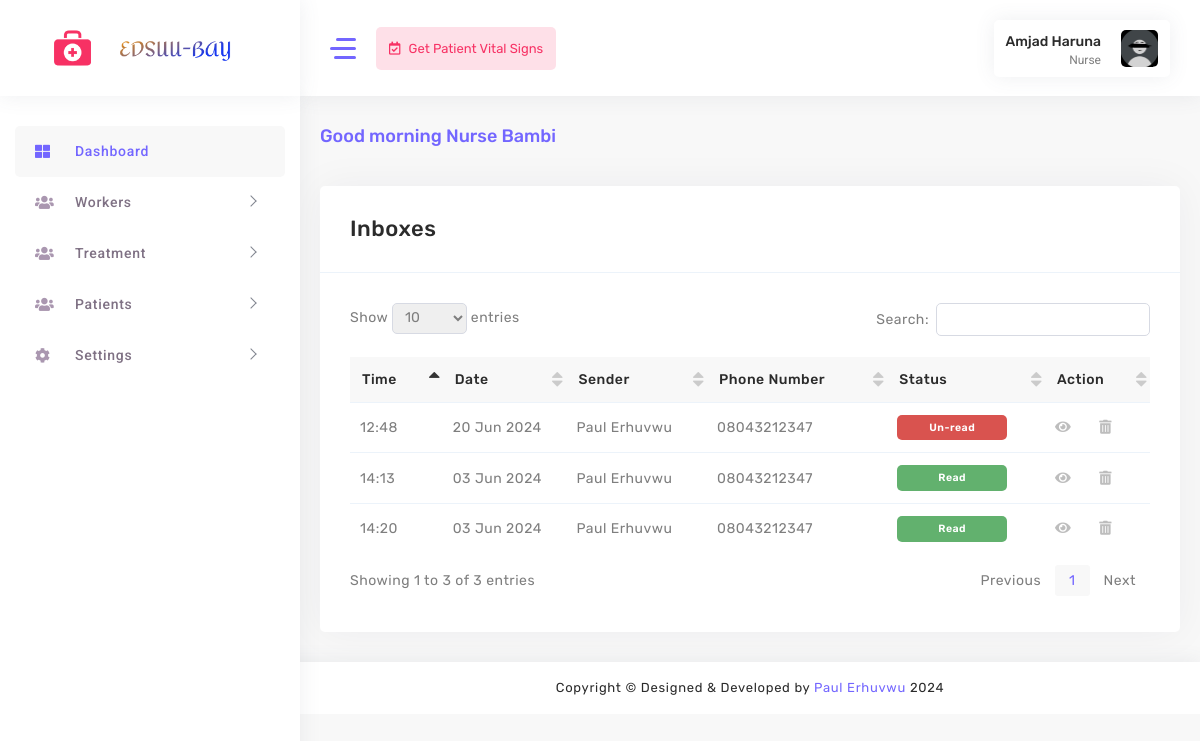
The app's page /nurse/inbox/ (signed in) with its own data.
### accounts/models.py (models this page shows, shortened)
class UserProfile(models.Model):
    USER_ROLES = (
        ('nurse', 'Nurse'),
        ('doctor', 'Doctor'),
    )
    user = models.OneToOneField(User, on_delete=models.CASCADE)
    email = models.EmailField(max_length=30)
    role = models.CharField(max_length=20, choices=USER_ROLES)
    phone_number = models.CharField(max_length=15)
    profile_picture = models.ImageField(upload_to='profile_pictures', blank=True, null=True)
    bio = models.TextField(blank=True, null=True)
    address = models.TextField(blank=True, null=True)
    birthday = models.DateField(blank=True, null=True)

class Message(models.Model):
    sender = models.ForeignKey(Worker, related_name='sent_messages', on_delete=models.CASCADE)
    recipient = models.ForeignKey(Worker, related_name='received_messages', on_delete=models.CASCADE)
    content = models.TextField()
    timestamp = models.DateTimeField(auto_now_add=True)
    read = models.BooleanField(default=False)

class Worker(models.Model):
    user = models.OneToOneField(User, on_delete=models.CASCADE)
    mobile_number = models.CharField(max_length=15, unique=True)
    biography = models.TextField(null=True, blank=True)
    role = models.CharField(max_length=50)

### accounts/views.py (the view)
# urls.py: path("nurse/inbox/", nurse_inbox, name='nurse_inbox'),
@login_required(login_url='/custom_login/')
@role_required('nurse')
def nurse_inbox(request):
    recipient = Worker.objects.get(user=request.user)
    messages_received = Message.objects.filter(recipient=recipient).exclude(sender=recipient)
    return render(request, 'nurse/inbox-nurse.html', {'messages_received': messages_received})

### accounts/views.py (called while the page is built)
def role_required(role):
    def decorator(view_func):
        @wraps(view_func)
        def _wrapped_view(request, *args, **kwargs):
            if request.user.is_authenticated:
                user_profile = UserProfile.objects.get(user=request.user)
                if user_profile.role == role:
                    return view_func(request, *args, **kwargs)
                else:
                    return redirect('error404')  # Update 'error404' with your actual URL name for the error page
            else:
                return redirect('login')
        return _wrapped_view
    return decorator

### accounts/templates/nurse/inbox-nurse.html (shortened to what this page needs)
{% load static %}
<!DOCTYPE html>
<html lang="en">
<head>
    <link rel="stylesheet" href="{% static 'assets/main/css/fonts.css' %}">
    <link rel="stylesheet" href="{% static 'assets/main/css/style.css' %}">
</head>
<body>
    <div id="main-wrapper" class="show">
        <aside class="left-panel nicescroll-box">
            <nav class="navigation">
                <ul class="list-unstyled main-menu">
                    <li class="has-submenu active">
                        <a href="{% url 'homenurse' %}">
                            <i class="fas fa-th-large"></i>
                            <span class="nav-label">Dashboard</span>
                        </a>
                    </li>
                    <li class="has-submenu">
                        <a href="javascript:void()" class="has-arrow mm-collapsed">
                            <i class="fas fa-users"></i>
                            <span class="nav-label">Workers</span>
                        </a>
                    </li>
                    <li class="has-submenu">
                        <a href="javascript:void()" class="has-arrow mm-collapsed">
                            <i class="fas fa-users"></i>
                            <span class="nav-label">Treatment</span>
                        </a>
                    </li>
                    <li class="has-submenu">
                        <a href="javascript:void()" class="has-arrow mm-collapsed">
                            <i class="fas fa-users"></i>
                            <span class="nav-label">Patients</span>
                        </a>
                    </li>
                    <li class="has-submenu">
                        <a href="javascript:void()" class="has-arrow mm-collapsed">
                            <i class="fas fa-cog"></i>
                            <span class="nav-label">Settings</span>
                        </a>
                    </li>
                </ul>
            </nav>
        </aside>
        <div class="nav-header">
            <div class="brand-logo">
                <a href="#"> <img class="logo-tabib" src="{% static 'assets/images/download.png' %}" alt=""></a>
                <a href="#"><img class="brand-title" src="{% static 'assets/images/logo.png' %}" alt=""></a>
            </div>
        </div>
        <div class="header">
            <header class="top-head container-fluid">
                <div class="nav-control">
                    <div class="hamburger">
                        <span class="line"></span><span class="line"></span><span class="line"></span>
                    </div>
                    <div class="left-header content-header__menu">
                        <ul class="list-unstyled">
                            <li class="nav-link btn">
                                <a href="{% url 'vitals' %}"><i class="far fa-calendar-check"></i> <span>Get Patient Vital Signs</span> </a>
                            </li>
                        </ul>
                    </div>
                </div>
                <div class="header-right">
                    <div class="my-account-wrapper widget-7">
                        <div class="account-wrapper">
                            <div class="account-control">
                                <a class="login header-profile" href="#" title="Sign in">
                                    <div class="header-info">
                                        <span style="text-transform: capitalize;">{{ user.get_full_name }}</span>
                                        <small>{{ user.userprofile.get_role_display }}</small>
                                    </div>
                                    <img src="{% if user.userprofile.profile_picture %}{{ user.userprofile.profile_picture.url }}{% else %}{% static 'assets/images/profile.jpg' %}{% endif %}" alt="Profile Picture">
                                </a>
                            </div>
                        </div>
                    </div>
                </div>
            </header>
        </div>
        <div class="content-body">
            <div class="warper container-fluid">
                <div class="row page-titles mx-0">
                    <div class="col-lg-12 p-md-0">
                        <h4 class="text-primary">Good morning <span class="names">Nurse Bambi</span></h4>
                    </div>
                </div>
                <div class="new-patients main_container">
                    <div class="row">
                        <div class="col-md-12">
                            <div class="card shadow">
                                <div class="card-header">
                                    <h4 class="card-title">Inboxes</h4>
                                </div>
                                <div class="card-body">
                                    <div class="table-responsive">
                                        <table id="example1" class="display nowrap">
                                            <thead>
                                                <tr>
                                                    <th>Time</th>
                                                    <th>Date</th>
                                                    <th>Sender</th>
                                                    <th>Phone Number</th>
                                                    <th>Status</th>
                                                    <th>Action</th>
                                                </tr>
                                            </thead>
                                            <tbody>
                                                {% for message in messages_received %}
                                                <tr>
                                                    <td>{{ message.timestamp|time:"H:i" }}</td>
                                                    <td>{{ message.timestamp|date:"d M Y" }}</td>
                                                    <td style="text-transform: capitalize;">{{ message.sender.user.first_name }} {{ message.sender.user.last_name }}</td>
                                                    <td>{{ message.sender.mobile_number }}</td>
                                                    <td class="text-start">
                                                        {% if message.read %}
                                                            <span class="badge badge-primary" style="background-color: #62b16e;">Read</span>
                                                        {% else %}
                                                            <span class="badge badge-secondary" style="background-color: #d9534f;">Un-read</span>
                                                        {% endif %}
                                                    </td>
                                                    <td>
                                                        <a href="{% url 'view_message' message.id %}" class="mr-4 vue">
                                                            <span class="fa fa-eye tbl-eye" aria-hidden="true"></span>
                                                        </a>
                                                        <a href="javascript:void()" class="delet">
                                                            <span class="fas fa-trash-alt tbl-delet"></span>
                                                        </a>
                                                    </td>
                                                </tr>
                                                {% endfor %}
                                            </tbody>
                                        </table>
                                    </div>
                                </div>
                            </div>
                        </div>
                    </div>
                </div>
            </div>
        </div>
        <div class="footer">
            <div class="copyright">
                <p class="mb-0">Copyright © Designed &amp; Developed by <a href="#" target="_blank">Paul Erhuvwu</a>
                    2024
                </p>
            </div>
        </div>
    </div>
</body>
</html>

### records on screen
Message: timestamp "14:13", timestamp "03 Jun 2024", sender.user.first_name "Paul", sender.user.last_name "Erhuvwu", sender.mobile_number "08043212347", read "Read"
Message: timestamp "14:20", timestamp "03 Jun 2024", sender.user.first_name "Paul", sender.user.last_name "Erhuvwu", sender.mobile_number "08043212347", read "Read"
Message: timestamp "12:48", timestamp "20 Jun 2024", sender.user.first_name "Paul", sender.user.last_name "Erhuvwu", sender.mobile_number "08043212347", read "Un-read"

### other values on screen
{{ user.get_full_name }} "Amjad Haruna"
{{ user.userprofile.get_role_display }} "Nurse"
